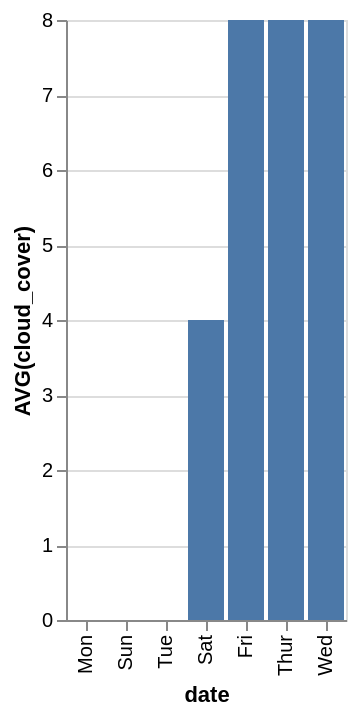

Source (Vega-Lite JSON):
### Vega-Lite specification from a JSON file in a GitHub repository (floating-point values rounded to 4 significant figures)
{"data": {"values": [{"x_data": "Mon", "y_data": 0}, {"x_data": "Sun", "y_data": 0}, {"x_data": "Tue", "y_data": 0}, {"x_data": "Sat", "y_data": 4}, {"x_data": "Fri", "y_data": 8}, {"x_data": "Thur", "y_data": 8}, {"x_data": "Wed", "y_data": 8}]}, "mark": "bar", "encoding": {"x": {"field": "x_data", "type": "nominal", "title": "date", "sort": {"op": "sum", "field": "y_data", "order": "ascending"}}, "y": {"field": "y_data", "type": "quantitative", "title": "AVG(cloud_cover)"}}}
